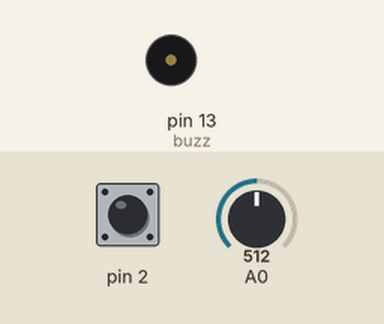
A sketch run on a simulated Arduino Uno, built with avr-gcc and run on an emulated ATmega328P. Parts: buzzer (waves = sounding, pin HIGH). Inputs (shaded band) come from the test bench; at power-on: A0 = 512, pin 2 HIGH.

Above: at 0.9 s.
1.5 s: A0 set to 214
4.8 s: A0 set to 187
At 4.8 s:
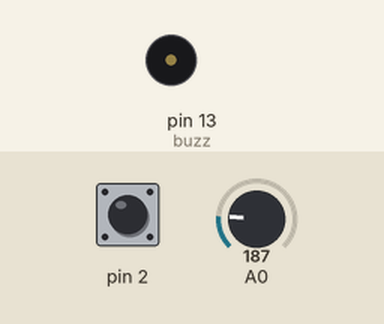
6.3 s: A0 set to 210
At 6.37 s:
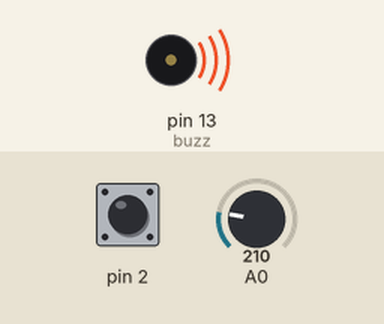
9.6 s: A0 set to 190
At 10.0 s:
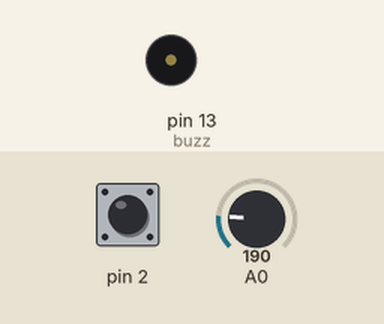
Timing chart, 0 to 12.2 s (numbered marks = the images above; inputs shaded):
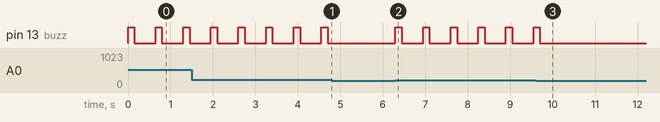

Measured:
- the behaviour switches between 201 and 200 on A0 (found by bisection; images 0 and 1)
- after the input at 4.8 s, pin 13 (buzz): stops changing and stays LOW
- after the input at 6.3 s, pin 13 (buzz): alternates HIGH for 0.15 s and LOW for 0.50 s, starting at once
- after the input at 9.6 s, pin 13 (buzz): goes on until 9.7 s, then stays LOW
- by itself, pin 13 (buzz): alternates HIGH for 0.15 s and LOW for 0.50 s

The sketch:

water_detection.ino
```cpp
#include <TinyGPS++.h>
#include <SoftwareSerial.h>

bool flag = 0;

int wettness = 0;

float duration;

const int floorWet = A0, DTrig = 12, DEcho = 3, DiTrig = 4, DiEcho = 5, buzz = 13;

void setup()
{
  Serial.begin(9600);
  pinMode(DTrig, OUTPUT);
  pinMode(DEcho, INPUT);
  pinMode(DiTrig, OUTPUT);
  pinMode(DiEcho, INPUT);
  pinMode(buzz, OUTPUT);
  attachInterrupt(0, flagpost, LOW);
}

void loop()
{
  measure_wettness();
  if(wettness > 200)
  {
    floor_wet();
  }
}

void flagpost()
{
  flag = 1;
}

void measure_wettness()
{
  wettness = analogRead(A0);
}

void beep()
{
  digitalWrite(buzz, HIGH);
  delay(50);
  digitalWrite(buzz, LOW);
}

void floor_wet()
{
  digitalWrite(buzz, HIGH);
  delay(150);
  digitalWrite(buzz, LOW);
  delay(500);
}
```
